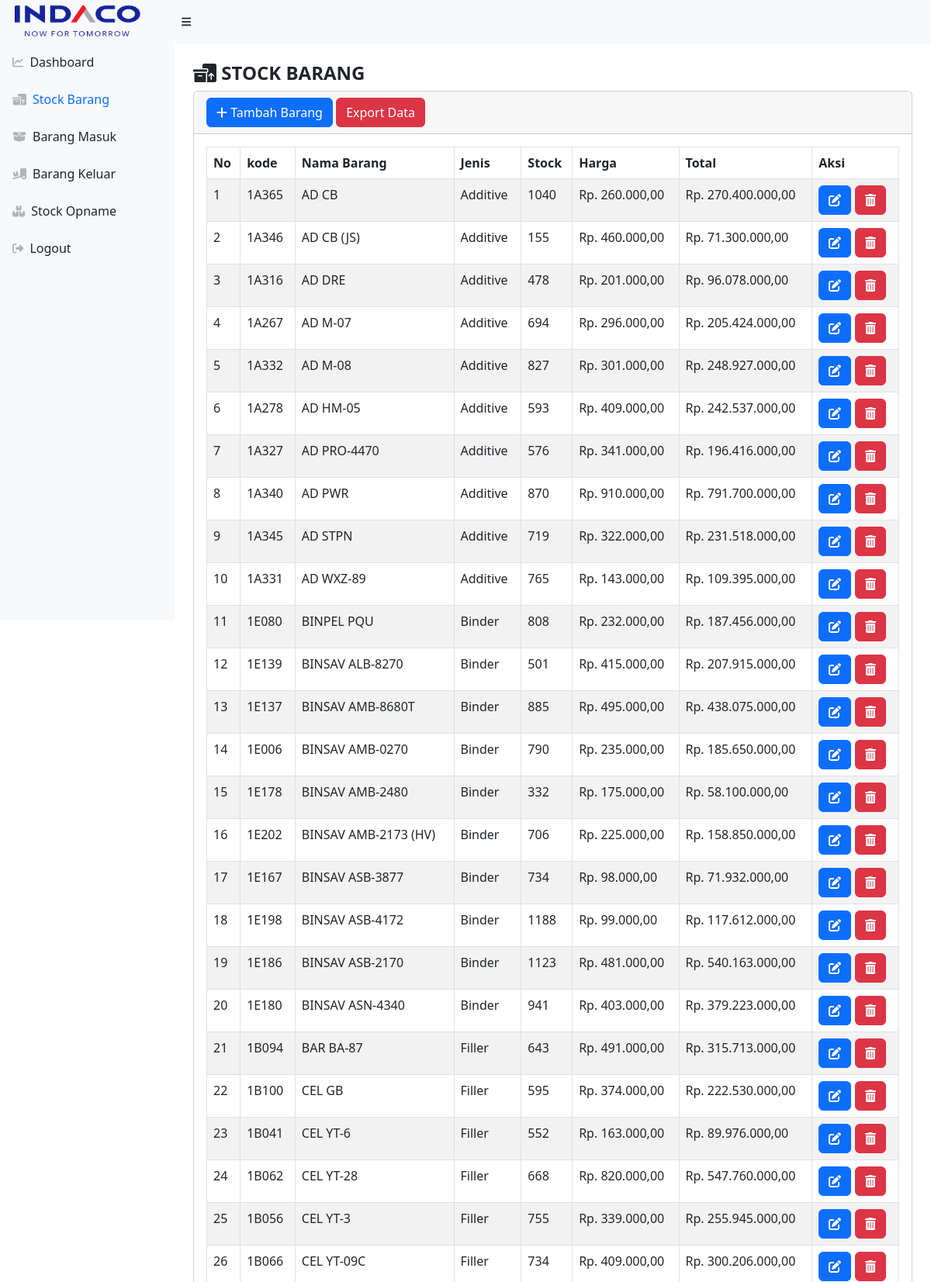
Screenshot of / (signed in, upper part) with the database file from the repository.
### tables this page shows
CREATE TABLE `stock` (
  `idbarang` int(11) NOT NULL,
  `kode` varchar(11) NOT NULL,
  `namabarang` varchar(50) NOT NULL,
  `jenis` varchar(50) NOT NULL,
  `stock` int(50) NOT NULL,
  `harga` int(50) NOT NULL,
  `Total` int(20) NOT NULL
);

### index.php (the view, shortened to what this page needs)
<?php
require 'function.php';
; ?>
<!DOCTYPE html>
<html lang="en">
    <head>
        <link href="https://cdn.jsdelivr.net/npm/simple-datatables@7.1.2/dist/style.min.css" rel="stylesheet" />
        <link href="css/styles.css" rel="stylesheet" />
    </head>
    <body class="sb-nav-fixed">
        <nav class="sb-topnav navbar navbar-expand navbar-light bg-light">
            <a class="navbar-brand ps-3" href="index.php">
                <img src="gambar/logo.png" alt="" weight="35" height="45" />
            </a>
            <button class="btn btn-link btn-sm order-1 order-lg-0 me-4 me-lg-0" id="sidebarToggle" href="#!"><i class="fas fa-bars"></i></button>
        </nav>
        <div id="layoutSidenav">
            <div id="layoutSidenav_nav">
                <nav class="sb-sidenav accordion sb-sidenav-light" id="sidenavAccordion">
                    <div class="sb-sidenav-menu">
                        <div class="nav">
                            <a class="nav-link" href="dashboard.php">
                                <div class="sb-nav-link-icon"><i class="fa-solid fa-chart-line"></i></div>
                                Dashboard
                            </a>
                            <a class="nav-link text-primary" href="index.php">
                                <div class="sb-nav-link-icon"><i class="fa-solid fa-boxes-packing"></i></div>
                                Stock Barang
                            </a>
                            <a class="nav-link" href="masuk.php">
                                <div class="sb-nav-link-icon"><i class="fa-solid fa-box-open"></i></div>
                                Barang Masuk
                            </a>
                            <a class="nav-link" href="keluar.php">
                                <div class="sb-nav-link-icon"><i class="fa-solid fa-truck-ramp-box"></i></div>
                                Barang Keluar
                            </a>
                            <a class="nav-link" href="stock_opname.php">
                                <div class="sb-nav-link-icon"><i class="fa-solid fa-boxes-stacked"></i></div>
                                Stock Opname
                            </a>
                            <a class="nav-link" href="logout.php">
                                <div class="sb-nav-link-icon"><i class="fa-solid fa-right-from-bracket"></i></div>
                                Logout
                            </a>
                        </div>
                    </div>
                </nav>
            </div>
            <div id="layoutSidenav_content">
                <main>
                    <div class="container-fluid px-4">
                        <h4 class="mt-4"><strong><i class="fa-solid fa-boxes-packing"></i> STOCK BARANG</strong></h4>
                        <div class="card mb-4">
                            <div class="card-header">
                                <button type="button" class="btn btn-primary" data-bs-toggle="modal" data-bs-target="#tambah">
                                    <i class="fa-solid fa-plus"></i> Tambah Barang
                                </button>
                                    <a href="export_stock.php" type="button" class="btn btn-danger">Export Data</a>
                            </div>
                            <div class="card-body">
                                <table  class="table table-bordered table-striped" id="datatablesSimple" width="100%" cellspasing="0">
                                    <thead>
                                        <tr>
                                            <th>No</th>
                                            <th>kode</th>
                                            <th>Nama Barang</th>
                                            <th>Jenis</th>
                                            <th>Stock</th>
                                            <th>Harga</th>
                                            <th>Total</th>
                                            <th>Aksi</th>
                                        </tr>
                                    </thead>
                                    <tbody>
                                        <?php
                                        $ambilsemuadatastock = mysqli_query($conn, "select * from stock");
                                        $i = 1;
                                        while($data=mysqli_fetch_array($ambilsemuadatastock)){
                                            $namabarang = $data['namabarang'];
                                            $kode = $data['kode'];
                                            $jenis = $data['jenis'];
                                            $stock = $data['stock'];
                                            $idb = $data['idbarang'];
                                            $harga = $data['harga'];
                                            $total = $data['harga'] * $data['stock']
                                        ; ?>
                                        <tr>
                                            <td><?=$i++;?></td>
                                            <td><?=$kode;?></td>
                                            <td><?=$namabarang;?></td>
                                            <td><?=$jenis;?></td>
                                            <td><?=$stock;?></td>
                                            <td>Rp. <?= number_format($harga,2,',','.');?></td>
                                            <td>Rp. <?= number_format($total,2,',','.');?></td>
                                            <td>
                                                <button type="button" class="btn btn-primary" data-bs-toggle="modal" data-bs-target="#edit<?=$idb;?>"><i class="fa-solid fa-pen-to-square"></i></button>
                                                <button type="button" class="btn btn-danger" data-bs-toggle="modal" data-bs-target="#delete<?=$idb;?>"><i class="fa-solid fa-trash-can"></i></button>
                                            </td>
                                        </tr>
                                        <?php
                                        }
                                        ; ?>
                                    </tbody>
                                </table>
                            </div>
                        </div>
                    </div>
                </main>
            </div>
        </div>
    </body>
</html>

### rows the page displays
stock: kode "1A365", namabarang "AD CB", jenis "Additive", stock "1040", harga "260.000,00", total "270.400.000,00"
stock: kode "1A346", namabarang "AD CB (JS)", jenis "Additive", stock "155", harga "460.000,00", total "71.300.000,00"
stock: kode "1A316", namabarang "AD DRE", jenis "Additive", stock "478", harga "201.000,00", total "96.078.000,00"
stock: kode "1A267", namabarang "AD M-07", jenis "Additive", stock "694", harga "296.000,00", total "205.424.000,00"
stock: kode "1A332", namabarang "AD M-08", jenis "Additive", stock "827", harga "301.000,00", total "248.927.000,00"
stock: kode "1A278", namabarang "AD HM-05", jenis "Additive", stock "593", harga "409.000,00", total "242.537.000,00"
stock: kode "1A327", namabarang "AD PRO-4470", jenis "Additive", stock "576", harga "341.000,00", total "196.416.000,00"
stock: kode "1A340", namabarang "AD PWR", jenis "Additive", stock "870", harga "910.000,00", total "791.700.000,00"
stock: kode "1A345", namabarang "AD STPN", jenis "Additive", stock "719", harga "322.000,00", total "231.518.000,00"
stock: kode "1A331", namabarang "AD WXZ-89", jenis "Additive", stock "765", harga "143.000,00", total "109.395.000,00"
stock: kode "1E080", namabarang "BINPEL PQU", jenis "Binder", stock "808", harga "232.000,00", total "187.456.000,00"
stock: kode "1E139", namabarang "BINSAV ALB-8270", jenis "Binder", stock "501", harga "415.000,00", total "207.915.000,00"
stock: kode "1E137", namabarang "BINSAV AMB-8680T", jenis "Binder", stock "885", harga "495.000,00", total "438.075.000,00"
stock: kode "1E006", namabarang "BINSAV AMB-0270", jenis "Binder", stock "790", harga "235.000,00", total "185.650.000,00"
stock: kode "1E178", namabarang "BINSAV AMB-2480", jenis "Binder", stock "332", harga "175.000,00", total "58.100.000,00"
stock: kode "1E202", namabarang "BINSAV AMB-2173 (HV)", jenis "Binder", stock "706", harga "225.000,00", total "158.850.000,00"
stock: kode "1E167", namabarang "BINSAV ASB-3877", jenis "Binder", stock "734", harga "98.000,00", total "71.932.000,00"
stock: kode "1E198", namabarang "BINSAV ASB-4172", jenis "Binder", stock "1188", harga "99.000,00", total "117.612.000,00"
stock: kode "1E186", namabarang "BINSAV ASB-2170", jenis "Binder", stock "1123", harga "481.000,00", total "540.163.000,00"
stock: kode "1E180", namabarang "BINSAV ASN-4340", jenis "Binder", stock "941", harga "403.000,00", total "379.223.000,00"
stock: kode "1B094", namabarang "BAR BA-87", jenis "Filler", stock "643", harga "491.000,00", total "315.713.000,00"
stock: kode "1B100", namabarang "CEL GB", jenis "Filler", stock "595", harga "374.000,00", total "222.530.000,00"
stock: kode "1B041", namabarang "CEL YT-6", jenis "Filler", stock "552", harga "163.000,00", total "89.976.000,00"
stock: kode "1B062", namabarang "CEL YT-28", jenis "Filler", stock "668", harga "820.000,00", total "547.760.000,00"
stock: kode "1B056", namabarang "CEL YT-3", jenis "Filler", stock "755", harga "339.000,00", total "255.945.000,00"
stock: kode "1B066", namabarang "CEL YT-09C", jenis "Filler", stock "734", harga "409.000,00", total "300.206.000,00"
